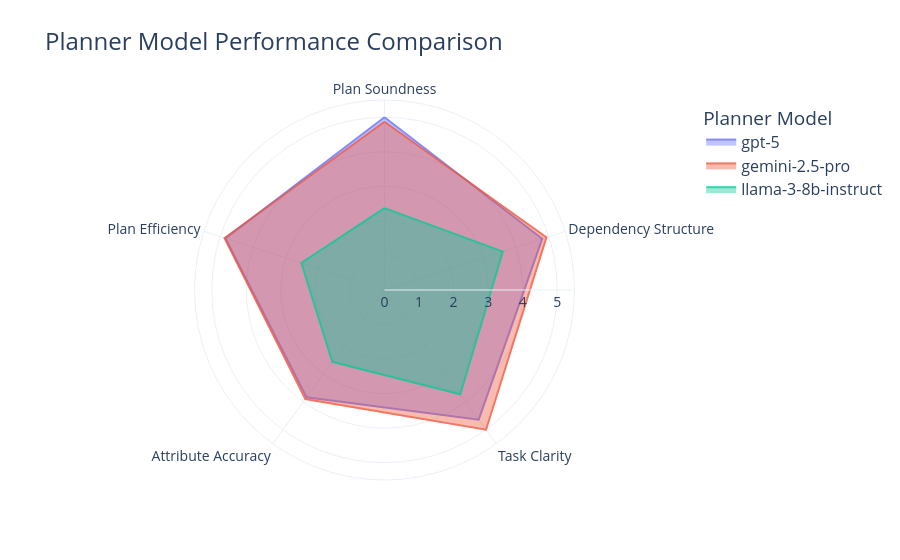

Notebook source saved alongside this figure:
### Code cell
# 首先需要安装 plotly
# pip install plotly pandas

import pandas as pd
import plotly.express as px
import io

# 1. 准备数据 (和之前一样)
csv_data = """Planner Model,Plan Soundness,Dependency Structure,Task Clarity,Attribute Accuracy,Plan Efficiency
gpt-5,5.00,4.80,4.64,3.84,4.84
gemini-2.5-pro,4.87,4.93,5.00,3.90,4.87
llama-3-8b-instruct,2.37,3.60,3.73,2.57,2.53
"""
df = pd.read_csv(io.StringIO(csv_data))

# Plotly 需要"长格式"数据，我们用 melt() 函数轻松转换
df_long = pd.melt(df, id_vars=['Planner Model'], var_name='Metric', value_name='Score')

# 2. 一行核心代码绘图！
fig = px.line_polar(df_long, 
                    r='Score',               # r 是半径，代表分数
                    theta='Metric',            # theta 是角度，代表评估维度
                    color='Planner Model',     # color 用来区分不同模型
                    line_close=True,           # line_close=True 自动闭合线条
                    range_r=[0, 5.5],          # 设置半径范围
                    title='Planner Model Performance Comparison',
                    template='plotly_white'     # 可以试试不同的主题模板, e.g., 'plotly_white', 'ggplot2', 'seaborn'
                   )

# 3. 更新布局，让图表更好看
fig.update_traces(fill='toself', fillcolor=None, opacity=0.8) # 填充区域
fig.update_layout(
    font_size=14,
    legend_font_size=16,
    title_font_size=24
)


fig.show() # 在浏览器或 Notebook 中显示交互式图表

### Figure 1 — Plotly figure (JSON) as saved in the notebook; plotly's stock layout.template omitted (floating-point values rounded to 4 significant figures)
{"data": [{"fill": "toself", "hovertemplate": "Planner Model=gpt-5<br>Score=%{r}<br>Metric=%{theta}<extra></extra>", "legendgroup": "gpt-5", "line": {"color": "#636efa", "dash": "solid"}, "marker": {"symbol": "circle"}, "mode": "lines", "name": "gpt-5", "opacity": 0.8, "r": [5.0, 4.8, 4.64, 3.84, 4.84, 5.0], "showlegend": true, "subplot": "polar", "theta": ["Plan Soundness", "Dependency Structure", "Task Clarity", "Attribute Accuracy", "Plan Efficiency", "Plan Soundness"], "type": "scatterpolar"}, {"fill": "toself", "hovertemplate": "Planner Model=gemini-2.5-pro<br>Score=%{r}<br>Metric=%{theta}<extra></extra>", "legendgroup": "gemini-2.5-pro", "line": {"color": "#EF553B", "dash": "solid"}, "marker": {"symbol": "circle"}, "mode": "lines", "name": "gemini-2.5-pro", "opacity": 0.8, "r": [4.87, 4.93, 5.0, 3.9, 4.87, 4.87], "showlegend": true, "subplot": "polar", "theta": ["Plan Soundness", "Dependency Structure", "Task Clarity", "Attribute Accuracy", "Plan Efficiency", "Plan Soundness"], "type": "scatterpolar"}, {"fill": "toself", "hovertemplate": "Planner Model=llama-3-8b-instruct<br>Score=%{r}<br>Metric=%{theta}<extra></extra>", "legendgroup": "llama-3-8b-instruct", "line": {"color": "#00cc96", "dash": "solid"}, "marker": {"symbol": "circle"}, "mode": "lines", "name": "llama-3-8b-instruct", "opacity": 0.8, "r": [2.37, 3.6, 3.73, 2.57, 2.53, 2.37], "showlegend": true, "subplot": "polar", "theta": ["Plan Soundness", "Dependency Structure", "Task Clarity", "Attribute Accuracy", "Plan Efficiency", "Plan Soundness"], "type": "scatterpolar"}], "layout": {"font": {"size": 14}, "legend": {"font": {"size": 16}, "title": {"text": "Planner Model"}, "tracegroupgap": 0}, "polar": {"angularaxis": {"direction": "clockwise", "rotation": 90}, "domain": {"x": [0, 1], "y": [0, 1]}, "radialaxis": {"range": [0, 5.5]}}, "title": {"font": {"size": 24}, "text": "Planner Model Performance Comparison"}}}
